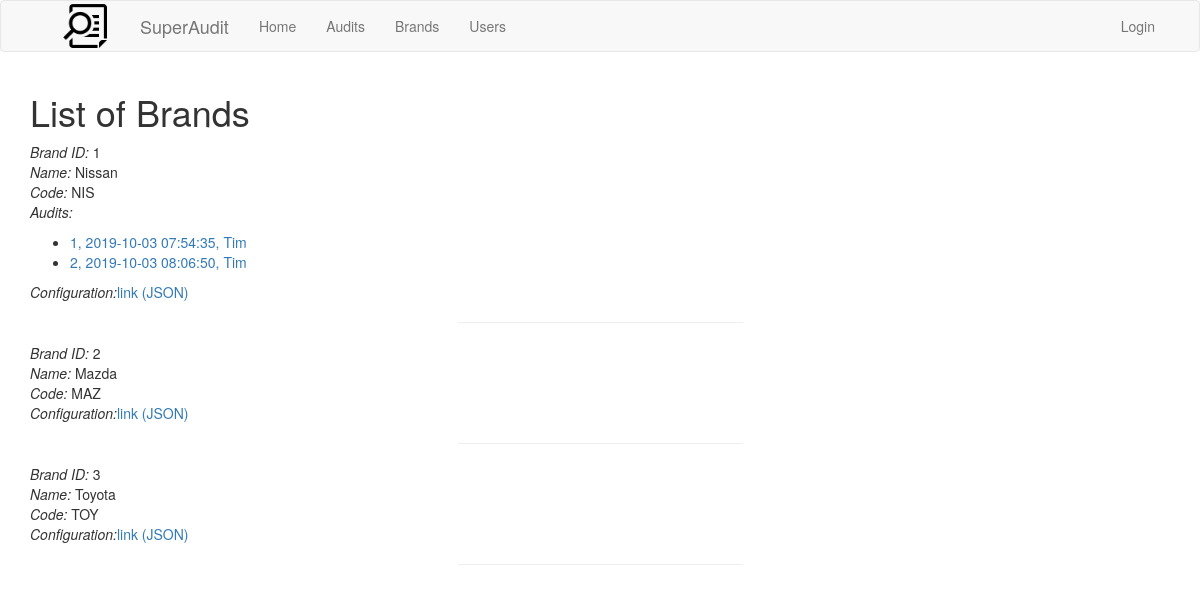
The page /brand/list on the database its author committed.
### app/models.py (models this page shows, shortened)
class BaseModel(db.Model): # make tables from this class to include these columns
    __abstract__ = True
    created_on = db.Column(db.DateTime, default=db.func.now())
    updated_on = db.Column(db.DateTime, default=db.func.now(), onupdate=db.func.now())

class Brand(BaseModel):
    __tablename__= 'brand'
    id = db.Column(db.Integer, primary_key=True)
    name = db.Column(db.String(60), unique=True)
    code = db.Column(db.String(3))
    audits = db.relationship('Audit', backref='brand', lazy='select')

class Audit(BaseModel):
    __tablename__ = 'audit'
    id = db.Column(db.Integer, primary_key=True)
    user_id = db.Column(db.Integer, db.ForeignKey('user.id'))
    brand_id = db.Column(db.Integer, db.ForeignKey('brand.id'))
    dealer_id = db.Column(db.Integer, db.ForeignKey('dealer.id'))
    orders = db.relationship('SalesOrder', backref='audit', lazy='select')
    data_import = db.relationship('DataImport', backref='audit', lazy='select') # one-to-one

class User(UserMixin, BaseModel):
    __tablename__ = 'user'
    id = db.Column(db.Integer, primary_key=True)
    username = db.Column(db.String(64), index=True, unique=True)
    email = db.Column(db.String(120), index=True, unique=True)
    password_hash = db.Column(db.String(128))
    admin = db.Column(db.Boolean)
    audits = db.relationship('Audit', backref='auditor', lazy='select')

### app/routes.py (the view)
@app.route('/brand/list')
def brand_report():
    brands = Brand.query.all()
    return render_template('brand/list.html', title='List of Brands', brands=brands)

### app/templates/brand/list.html
{% extends "base.html" %}
{% block app_content %}
    <h1>{{ title }}</h1>
    {% for brand in brands %}
        <p>
            <i>Brand ID:</i> {{ brand.id }}<br>
            <i>Name:</i> {{ brand.name }}<br>
            <i>Code:</i> {{ brand.code }}<br>
            {% if brand.audits %}
                <i>Audits:</i>
                <ul>
                    {% for audit in brand.audits %}
                        <li><a href={{ url_for('audit_report', audit_id=audit.id) }}>{{ audit.id }}, {{ audit.created_on }}, {{ audit.auditor.username }}</a></li>
                    {% endfor %}
                </ul>
            {% endif %}
            <i>Configuration:</i><a href={{ url_for('static',filename=('json/brands/'+brand.code+'.json')) }}>link (JSON)</a><br>
        </p>
    <hr width=25%>
    {% endfor %}
{% endblock %}

### app/templates/base.html (shortened to what this page needs)
{%- extends "bootstrap/base.html" %}
{% import "bootstrap/utils.html" as utils %}
{% import "bootstrap/fixes.html" as fixes %}
{% block head %}
    {{super()}}
{%- endblock %}
{% block styles -%}
    {{super()}}
{% endblock %}
{% block navbar %}
    <nav class="navbar navbar-default">
        <div class="container">
            <div class="navbar-header">
                <a class="navbar-left"><img src="{{ url_for('static', filename='img/logo.png') }}" style="height: 50px; margin: 0 30px">  </a>
                <a class="navbar-brand">SuperAudit</a>
            </div>
            <div class="collapse navbar-collapse" id="bs-example-navbar-collapse-1">
                <ul class="nav navbar-nav">
                    <li class="nav-item"><a class="nav-link" href="{{ url_for('index') }}">Home</a></li>
                    <li class="nav-item dropdown">
                        <a class="nav-link dropdown-toggle" id="navbarDropdownMenuLink" data-toggle="dropdown"
                          aria-haspopup="true" aria-expanded="false">Audits</a>
                    </li>
                    <li class="nav-item dropdown">
                        <a class="nav-link dropdown-toggle" id="navbarDropdownMenuLink" data-toggle="dropdown"
                          aria-haspopup="true" aria-expanded="false">Brands</a>
                    </li>
                    <li class="nav-item dropdown">
                        <a class="nav-link dropdown-toggle" id="navbarDropdownMenuLink" data-toggle="dropdown"
                          aria-haspopup="true" aria-expanded="false">Users</a>
                    </li>
                </ul>
                <ul class="nav navbar-nav navbar-right">
                    {% if current_user.is_anonymous %}
                    <li><a href="{{ url_for('login') }}">Login</a></li>
                    {% else %}
                    <li><a href="{{ url_for('site_map') }}">{{- current_user.username }}</a></li>
                    <li><a href="{{ url_for('logout') }}">Logout</a></li>
                    {% endif %}
                </ul>
            </div>
        </div>
    </nav>
{% endblock %}
{% block content %}
  <div class="container">
  {% block app_content %}{% endblock %}
{%- endblock %}

### rows shown on the page
Brand: id "1", name "Nissan", code "NIS"
Audit: id "1", created_on "2019-10-03 07:54:35", auditor.username "Tim"
Audit: id "2", created_on "2019-10-03 08:06:50", auditor.username "Tim"
Brand: id "2", name "Mazda", code "MAZ"
Brand: id "3", name "Toyota", code "TOY"

### other values the page prints
{{ title }} "List of Brands"
